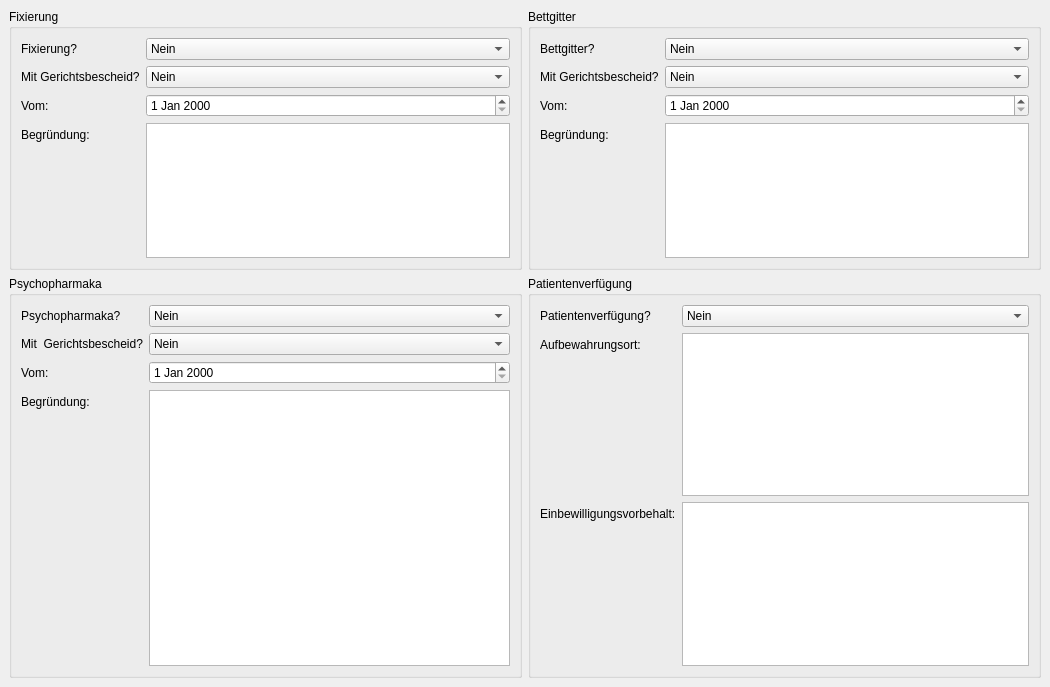
<?xml version="1.0" encoding="UTF-8"?>
<ui version="4.0">
 <class>DecreeScrollArea</class>
 <widget class="QScrollArea" name="DecreeScrollArea">
  <property name="geometry">
   <rect>
    <x>0</x>
    <y>0</y>
    <width>1050</width>
    <height>687</height>
   </rect>
  </property>
  <property name="windowTitle">
   <string>ScrollArea</string>
  </property>
  <property name="frameShape">
   <enum>QFrame::NoFrame</enum>
  </property>
  <property name="frameShadow">
   <enum>QFrame::Plain</enum>
  </property>
  <property name="widgetResizable">
   <bool>true</bool>
  </property>
  <widget class="QWidget" name="scrollAreaWidgetContents">
   <property name="geometry">
    <rect>
     <x>0</x>
     <y>0</y>
     <width>1050</width>
     <height>687</height>
    </rect>
   </property>
   <layout class="QGridLayout" name="gridLayout">
    <item row="0" column="1">
     <widget class="QGroupBox" name="groupBox_2">
      <property name="title">
       <string>Bettgitter</string>
      </property>
      <layout class="QFormLayout" name="formLayout_2">
       <item row="0" column="0">
        <widget class="QLabel" name="label_5">
         <property name="text">
          <string>Bettgitter?</string>
         </property>
        </widget>
       </item>
       <item row="0" column="1">
        <widget class="QComboBox" name="comboBox_3">
         <item>
          <property name="text">
           <string>Nein</string>
          </property>
         </item>
         <item>
          <property name="text">
           <string>Ja</string>
          </property>
         </item>
        </widget>
       </item>
       <item row="1" column="0">
        <widget class="QLabel" name="label_6">
         <property name="text">
          <string>Mit Gerichtsbescheid?</string>
         </property>
        </widget>
       </item>
       <item row="1" column="1">
        <widget class="QComboBox" name="comboBox_4">
         <item>
          <property name="text">
           <string>Nein</string>
          </property>
         </item>
         <item>
          <property name="text">
           <string>Ja</string>
          </property>
         </item>
        </widget>
       </item>
       <item row="2" column="0">
        <widget class="QLabel" name="label_7">
         <property name="text">
          <string>Vom:</string>
         </property>
        </widget>
       </item>
       <item row="2" column="1">
        <widget class="QDateEdit" name="dateEdit_2"/>
       </item>
       <item row="3" column="0">
        <widget class="QLabel" name="label_8">
         <property name="text">
          <string>Begründung:</string>
         </property>
        </widget>
       </item>
       <item row="3" column="1">
        <widget class="QTextEdit" name="textEdit_2"/>
       </item>
      </layout>
     </widget>
    </item>
    <item row="1" column="0">
     <widget class="QGroupBox" name="groupBox_3">
      <property name="title">
       <string>Psychopharmaka</string>
      </property>
      <layout class="QFormLayout" name="formLayout_3">
       <item row="0" column="0">
        <widget class="QLabel" name="label_9">
         <property name="text">
          <string>Psychopharmaka?</string>
         </property>
        </widget>
       </item>
       <item row="0" column="1">
        <widget class="QComboBox" name="comboBox_5">
         <item>
          <property name="text">
           <string>Nein</string>
          </property>
         </item>
         <item>
          <property name="text">
           <string>Ja</string>
          </property>
         </item>
        </widget>
       </item>
       <item row="1" column="0">
        <widget class="QLabel" name="label_10">
         <property name="text">
          <string>Mit  Gerichtsbescheid?</string>
         </property>
        </widget>
       </item>
       <item row="1" column="1">
        <widget class="QComboBox" name="comboBox_6">
         <item>
          <property name="text">
           <string>Nein</string>
          </property>
         </item>
         <item>
          <property name="text">
           <string>Ja</string>
          </property>
         </item>
        </widget>
       </item>
       <item row="2" column="0">
        <widget class="QLabel" name="label_11">
         <property name="text">
          <string>Vom:</string>
         </property>
        </widget>
       </item>
       <item row="2" column="1">
        <widget class="QDateEdit" name="dateEdit_3"/>
       </item>
       <item row="3" column="0">
        <widget class="QLabel" name="label_12">
         <property name="text">
          <string>Begründung:</string>
         </property>
        </widget>
       </item>
       <item row="3" column="1">
        <widget class="QTextEdit" name="textEdit_3"/>
       </item>
      </layout>
     </widget>
    </item>
    <item row="1" column="1">
     <widget class="QGroupBox" name="groupBox_4">
      <property name="title">
       <string>Patientenverfügung</string>
      </property>
      <layout class="QFormLayout" name="formLayout_4">
       <property name="fieldGrowthPolicy">
        <enum>QFormLayout::AllNonFixedFieldsGrow</enum>
       </property>
       <item row="0" column="0">
        <widget class="QLabel" name="label_13">
         <property name="text">
          <string>Patientenverfügung?</string>
         </property>
        </widget>
       </item>
       <item row="0" column="1">
        <widget class="QComboBox" name="comboBox_7">
         <item>
          <property name="text">
           <string>Nein</string>
          </property>
         </item>
         <item>
          <property name="text">
           <string>Ja</string>
          </property>
         </item>
        </widget>
       </item>
       <item row="1" column="0">
        <widget class="QLabel" name="label_14">
         <property name="text">
          <string>Aufbewahrungsort:</string>
         </property>
        </widget>
       </item>
       <item row="2" column="0">
        <widget class="QLabel" name="label_16">
         <property name="text">
          <string>Einbewilligungsvorbehalt:</string>
         </property>
        </widget>
       </item>
       <item row="2" column="1">
        <widget class="QTextEdit" name="textEdit_4"/>
       </item>
       <item row="1" column="1">
        <widget class="QTextEdit" name="textEdit_5"/>
       </item>
      </layout>
     </widget>
    </item>
    <item row="0" column="0">
     <widget class="QGroupBox" name="BoxFixierung">
      <property name="title">
       <string>Fixierung</string>
      </property>
      <layout class="QFormLayout" name="formLayout">
       <property name="fieldGrowthPolicy">
        <enum>QFormLayout::AllNonFixedFieldsGrow</enum>
       </property>
       <item row="0" column="0">
        <widget class="QLabel" name="label_2">
         <property name="text">
          <string>Fixierung?</string>
         </property>
        </widget>
       </item>
       <item row="0" column="1">
        <widget class="QComboBox" name="comboBox_2">
         <item>
          <property name="text">
           <string>Nein</string>
          </property>
         </item>
         <item>
          <property name="text">
           <string>Ja</string>
          </property>
         </item>
        </widget>
       </item>
       <item row="1" column="0">
        <widget class="QLabel" name="label">
         <property name="text">
          <string>Mit Gerichtsbescheid?</string>
         </property>
        </widget>
       </item>
       <item row="1" column="1">
        <widget class="QComboBox" name="comboBox">
         <item>
          <property name="text">
           <string>Nein</string>
          </property>
         </item>
         <item>
          <property name="text">
           <string>Ja</string>
          </property>
         </item>
        </widget>
       </item>
       <item row="2" column="0">
        <widget class="QLabel" name="label_3">
         <property name="text">
          <string>Vom:</string>
         </property>
        </widget>
       </item>
       <item row="2" column="1">
        <widget class="QDateEdit" name="dateEdit"/>
       </item>
       <item row="3" column="1">
        <widget class="QTextEdit" name="textEdit"/>
       </item>
       <item row="3" column="0">
        <widget class="QLabel" name="label_4">
         <property name="text">
          <string>Begründung:</string>
         </property>
        </widget>
       </item>
      </layout>
     </widget>
    </item>
   </layout>
  </widget>
 </widget>
 <resources/>
 <connections/>
</ui>
